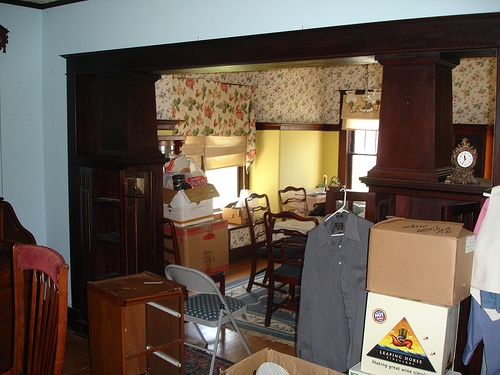
#> input picture HW1/image/1.jpg, 500 x 375 px
$ python HIS_Specialization.py
#> lines starting #> are read from the running program, lines starting #| are printed output that depends on the picture
import cv2
import numpy as np
import matplotlib.pyplot as plt
#read the image into matrix
img = cv2.imread('./image/1.jpg')
#> img is the input picture: shape (375, 500, 3); mean B, G, R 80.4, 91.9, 104.1
img_2 = cv2.imread('./image/2.jpg')
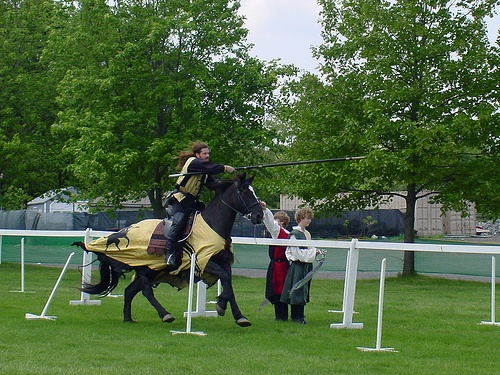
#> input picture HW1/image/2.jpg, 500 x 375 px
#> img_2 is the input picture: shape (375, 500, 3); mean B, G, R 64.8, 103.6, 80.1
img_2 = cv2.cvtColor(img_2,cv2.COLOR_RGB2GRAY)
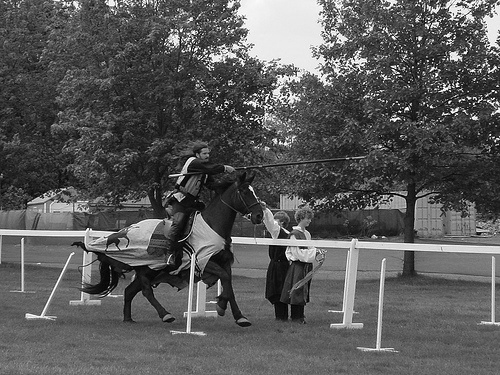
#> img_2: shape (375, 500); min 0, max 255, mean 89.3
img = cv2.cvtColor(img,cv2.COLOR_RGB2GRAY)
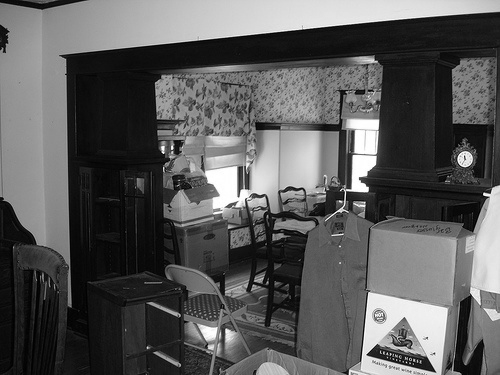
#> img: shape (375, 500); min 0, max 255, mean 89.9

hist = np.zeros([256,1])
hist_2 = np.zeros([256,1])

for i in range (256):
    hist[i] = np.sum(img==i)
    hist_2[i] = np.sum(img_2==i)
#> after the loop, hist = 256 values, max 4200 at index 16, min 12 at index 0, mean 732.4; hist_2 = 256 values, max 2111 at index 98, min 11 at index 0, mean 732.4
#normalization
hist = hist/sum(hist)
#> hist = 256 values, max 0.0224 at index 16, min 6.4e-05 at index 0, mean 0.00391
hist_2 = hist_2/sum(hist_2)
#> hist_2 = 256 values, max 0.0113 at index 98, min 5.87e-05 at index 0, mean 0.00391
#calculate the cumulative histogram
Cu_hist = np.cumsum(hist)
#> Cu_hist = 256 values from 6.4e-05 to 1
Cu_hist_2 = np.cumsum(hist_2)
#> Cu_hist_2 = 256 values from 5.87e-05 to 1

#build the look up table
I = np.zeros([256,2])
for i in range(256):
#> (the run stopped early here; a loop or call above may not have finished)
